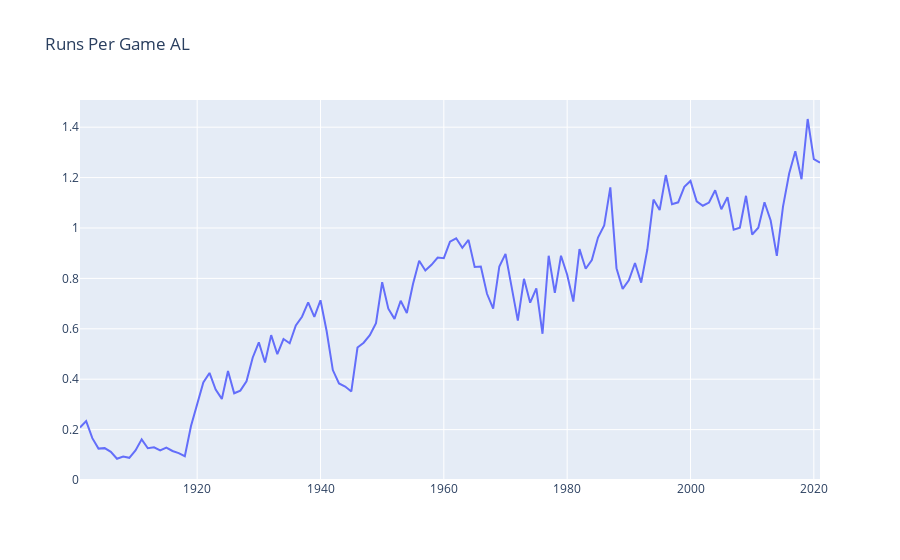

Notebook code cell kept with this figure:
### Code cell
fig = go.Figure([
    go.Scatter(x=df_al_group.index, y =df_al_group['hr_per_g'])
])
fig.update_layout(title = 'Home Runs Per Game AL')
fig.update_yaxes(rangemode='tozero')
fig.show()
